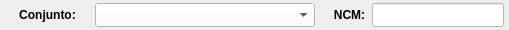
              <widget class="QWidget" name="widget_34" native="true">
               <property name="minimumSize">
                <size>
                 <width>0</width>
                 <height>30</height>
                </size>
               </property>
               <property name="maximumSize">
                <size>
                 <width>16777215</width>
                 <height>30</height>
                </size>
               </property>
               <property name="styleSheet">
                <string notr="true"/>
               </property>
               <layout class="QHBoxLayout" name="horizontalLayout_27">
                <property name="spacing">
                 <number>5</number>
                </property>
                <property name="leftMargin">
                 <number>5</number>
                </property>
                <property name="topMargin">
                 <number>3</number>
                </property>
                <property name="rightMargin">
                 <number>5</number>
                </property>
                <property name="bottomMargin">
                 <number>3</number>
                </property>
                <item>
                 <widget class="QLabel" name="label_72">
                  <property name="minimumSize">
                   <size>
                    <width>85</width>
                    <height>0</height>
                   </size>
                  </property>
                  <property name="maximumSize">
                   <size>
                    <width>85</width>
                    <height>16777215</height>
                   </size>
                  </property>
                  <property name="font">
                   <font>
                    <pointsize>9</pointsize>
                    <weight>75</weight>
                    <bold>true</bold>
                   </font>
                  </property>
                  <property name="text">
                   <string>Conjunto:</string>
                  </property>
                  <property name="alignment">
                   <set>Qt::AlignCenter</set>
                  </property>
                 </widget>
                </item>
                <item>
                 <widget class="QComboBox" name="combo_Conjunto">
                  <property name="sizePolicy">
                   <sizepolicy hsizetype="Preferred" vsizetype="Preferred">
                    <horstretch>0</horstretch>
                    <verstretch>0</verstretch>
                   </sizepolicy>
                  </property>
                  <property name="minimumSize">
                   <size>
                    <width>220</width>
                    <height>0</height>
                   </size>
                  </property>
                  <property name="maximumSize">
                   <size>
                    <width>220</width>
                    <height>16777215</height>
                   </size>
                  </property>
                  <property name="font">
                   <font>
                    <pointsize>9</pointsize>
                   </font>
                  </property>
                  <property name="styleSheet">
                   <string notr="true">background-color: rgb(255, 255, 255);
text-align: center;</string>
                  </property>
                 </widget>
                </item>
                <item>
                 <widget class="QLabel" name="label_10">
                  <property name="text">
                   <string/>
                  </property>
                 </widget>
                </item>
                <item>
                 <widget class="QLabel" name="label_63">
                  <property name="minimumSize">
                   <size>
                    <width>35</width>
                    <height>0</height>
                   </size>
                  </property>
                  <property name="maximumSize">
                   <size>
                    <width>35</width>
                    <height>16777215</height>
                   </size>
                  </property>
                  <property name="font">
                   <font>
                    <pointsize>9</pointsize>
                    <weight>75</weight>
                    <bold>true</bold>
                   </font>
                  </property>
                  <property name="text">
                   <string>NCM:</string>
                  </property>
                  <property name="alignment">
                   <set>Qt::AlignCenter</set>
                  </property>
                 </widget>
                </item>
                <item>
                 <widget class="QLineEdit" name="line_NCM">
                  <property name="sizePolicy">
                   <sizepolicy hsizetype="Preferred" vsizetype="Preferred">
                    <horstretch>0</horstretch>
                    <verstretch>0</verstretch>
                   </sizepolicy>
                  </property>
                  <property name="minimumSize">
                   <size>
                    <width>132</width>
                    <height>0</height>
                   </size>
                  </property>
                  <property name="maximumSize">
                   <size>
                    <width>132</width>
                    <height>16777215</height>
                   </size>
                  </property>
                  <property name="font">
                   <font>
                    <pointsize>9</pointsize>
                   </font>
                  </property>
                  <property name="styleSheet">
                   <string notr="true">background-color: rgb(255, 255, 255);</string>
                  </property>
                  <property name="maxLength">
                   <number>10</number>
                  </property>
                  <property name="alignment">
                   <set>Qt::AlignCenter</set>
                  </property>
                 </widget>
                </item>
               </layout>
              </widget>
